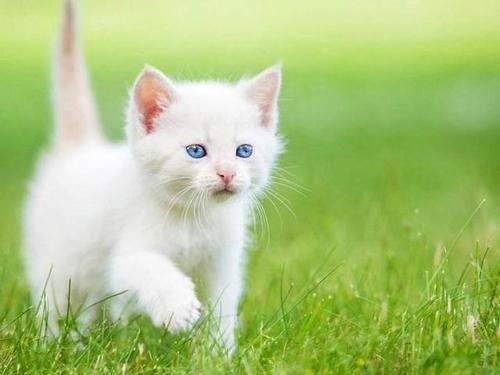
#> input picture Lecture_3/cat.jpg, 500 x 375 px, found by its file name
$ python L3_pillow_filters.py
#> lines starting #> are read from the running program, lines starting #| are printed output that depends on the picture
from PIL import Image, ImageFilter

im = Image.open("cat.jpg")
#> im is the input picture: PIL image 500x375 RGB; mean R, G, B 171.6, 196.9, 124.4
im2 = im.filter(ImageFilter.GaussianBlur)  # 高斯模糊
im3 = im.filter(ImageFilter.BLUR)  # 普通模糊
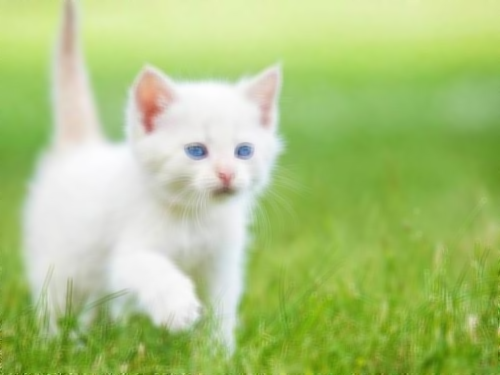
#> im3: PIL image 500x375 RGB; mean R, G, B 171.6, 197, 124.5
im4 = im.filter(ImageFilter.EDGE_ENHANCE)  # 边缘增强
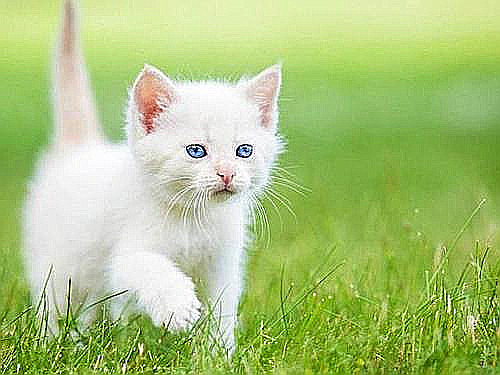
#> im4: PIL image 500x375 RGB; mean R, G, B 171.6, 196.7, 125.4
im5 = im.filter(ImageFilter.FIND_EDGES)  # 找到边缘
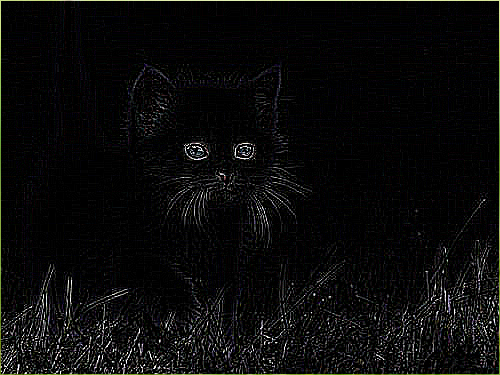
#> im5: PIL image 500x375 RGB; mean R, G, B 10.6, 10.8, 10.3
im6 = im.filter(ImageFilter.EMBOSS)  # 浮雕
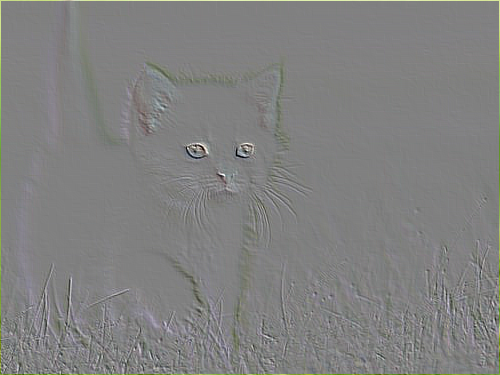
#> im6: PIL image 500x375 RGB; mean R, G, B 128.5, 128.7, 128
im7 = im.filter(ImageFilter.CONTOUR)  # 轮廓
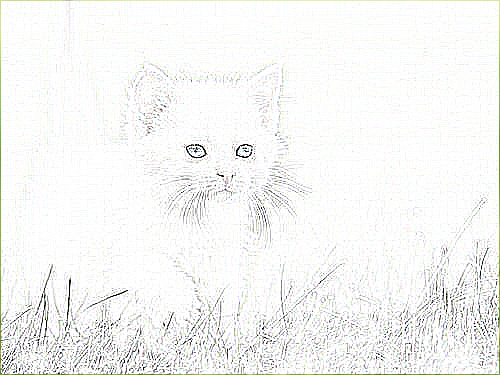
#> im7: PIL image 500x375 RGB; mean R, G, B 245, 245.4, 244
im8 = im.filter(ImageFilter.SHARPEN)  # 锐化
im9 = im.filter(ImageFilter.SMOOTH)  # 平滑
im10 = im.filter(ImageFilter.DETAIL)  # 细节

im2.save("./cats/cat_高斯模糊.jpg")
im3.save("./cats/cat_普通模糊.jpg")
im4.save("./cats/cat_边缘增强.jpg")
im5.save("./cats/cat_找到边缘.jpg")
im6.save("./cats/cat_浮雕.jpg")
im7.save("./cats/cat_轮廓.jpg")
im8.save("./cats/cat_锐化.jpg")
im9.save("./cats/cat_平滑.jpg")
im10.save("./cats/cat_细节.jpg")

$ run again, with Lecture_3/lottery.jpg copied over Lecture_3/cat.jpg
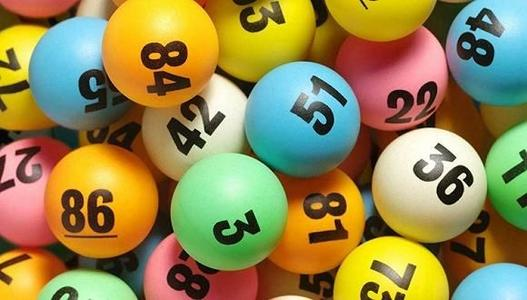
#> input picture Lecture_3/lottery.jpg, 527 x 300 px, found by its file name
#> im is the input picture: PIL image 527x300 RGB; mean R, G, B 148, 134.9, 80
#> `im7 = im.filter(ImageFilter.CONTOUR)`:
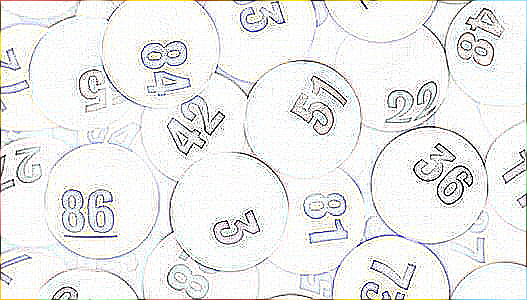
#> im7: PIL image 527x300 RGB; mean R, G, B 237.2, 237.3, 236.8
#> `im8 = im.filter(ImageFilter.SHARPEN)`:
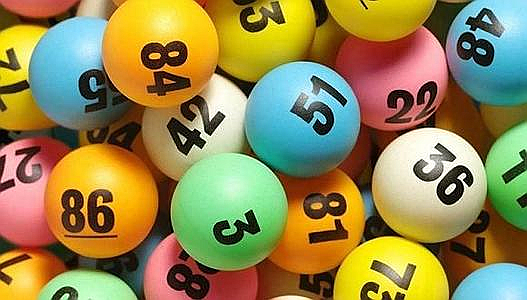
#> im8: PIL image 527x300 RGB; mean R, G, B 148, 135, 80.6
